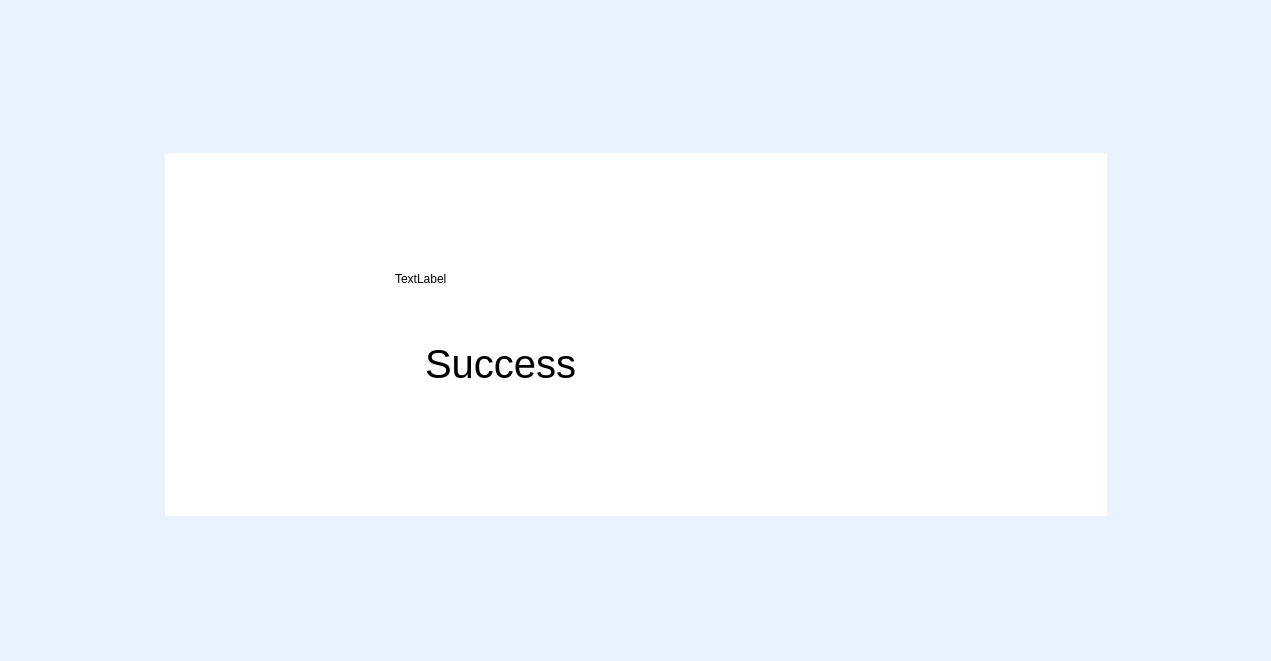
<?xml version="1.0" encoding="UTF-8"?>
<ui version="4.0">
 <class>login_success</class>
 <widget class="QDialog" name="login_success">
  <property name="geometry">
   <rect>
    <x>0</x>
    <y>0</y>
    <width>1271</width>
    <height>661</height>
   </rect>
  </property>
  <property name="windowTitle">
   <string>Dialog</string>
  </property>
  <property name="styleSheet">
   <string notr="true">background-color: rgb(232, 243, 254)</string>
  </property>
  <widget class="QWidget" name="widget" native="true">
   <property name="geometry">
    <rect>
     <x>165</x>
     <y>153</y>
     <width>942</width>
     <height>363</height>
    </rect>
   </property>
   <property name="styleSheet">
    <string notr="true">background-color: white;</string>
   </property>
   <widget class="QLabel" name="label">
    <property name="geometry">
     <rect>
      <x>260</x>
      <y>180</y>
      <width>151</width>
      <height>61</height>
     </rect>
    </property>
    <property name="styleSheet">
     <string notr="true">font-size: 40px</string>
    </property>
    <property name="text">
     <string>Success</string>
    </property>
   </widget>
   <widget class="QLabel" name="success">
    <property name="geometry">
     <rect>
      <x>230</x>
      <y>70</y>
      <width>221</width>
      <height>111</height>
     </rect>
    </property>
    <property name="text">
     <string>TextLabel</string>
    </property>
   </widget>
  </widget>
 </widget>
 <resources/>
 <connections/>
</ui>
